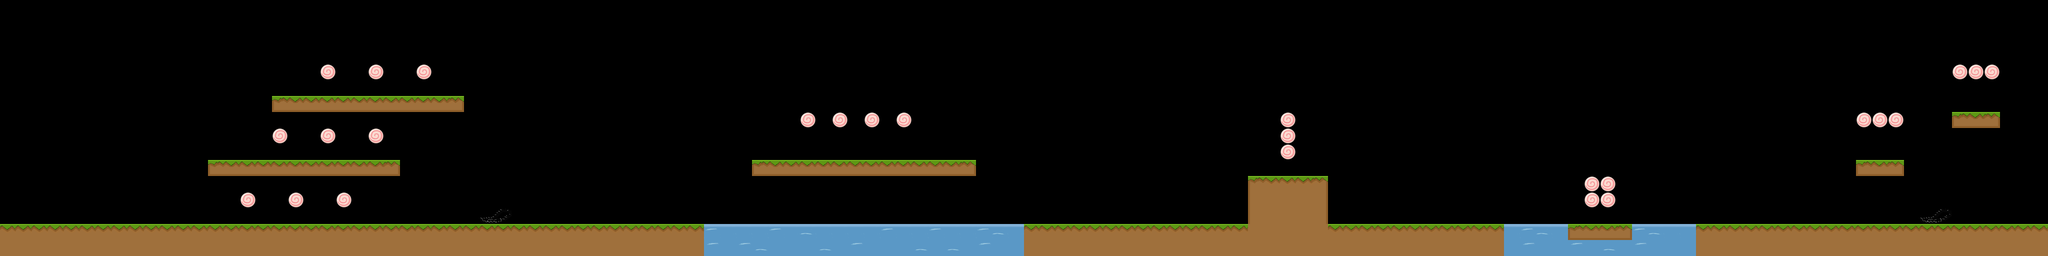

The image is a tile-based game level rendered from a .tmx file. Its description and source (layers, tilesets, objects; grid data summarised) follow:
An orthogonal 128x16 tile map with 32x32 px tiles, 1 tile layer (Tile Layer 1).

<map version="1.0" orientation="orthogonal" width="128" height="16" tilewidth="32" tileheight="32">
 <tileset firstgid="1" name="tilemap" tilewidth="32" tileheight="32">
  <image source="tilemap.png" width="256" height="256" />
  <tile id="1">
   <properties>
    <property name="blocked" value="" />
   </properties>
  </tile>
  <tile id="2">
   <properties>
    <property name="blocked" value="" />
   </properties>
  </tile>
  <tile id="3">
   <properties>
    <property name="blocked" value="" />
   </properties>
  </tile>
  <tile id="8">
   <properties>
    <property name="blocked" value="" />
   </properties>
  </tile>
  <tile id="9">
   <properties>
    <property name="blocked" value="" />
   </properties>
  </tile>
  <tile id="10">
   <properties>
    <property name="blocked" value="" />
   </properties>
  </tile>
  <tile id="11">
   <properties>
    <property name="blocked" value="" />
   </properties>
  </tile>
  <tile id="16">
   <properties>
    <property name="blocked" value="" />
   </properties>
  </tile>
  <tile id="17">
   <properties>
    <property name="blocked" value="" />
   </properties>
  </tile>
  <tile id="18">
   <properties>
    <property name="blocked" value="" />
   </properties>
  </tile>
  <tile id="19">
   <properties>
    <property name="blocked" value="" />
   </properties>
  </tile>
  <tile id="21">
   <properties>
    <property name="water" value="" />
   </properties>
  </tile>
  <tile id="22">
   <properties>
    <property name="water" value="" />
   </properties>
  </tile>
  <tile id="23">
   <properties>
    <property name="water" value="" />
   </properties>
  </tile>
  <tile id="24">
   <properties>
    <property name="blocked" value="" />
   </properties>
  </tile>
  <tile id="25">
   <properties>
    <property name="platform" value="" />
   </properties>
  </tile>
  <tile id="26">
   <properties>
    <property name="platform" value="" />
   </properties>
  </tile>
  <tile id="27">
   <properties>
    <property name="platform" value="" />
   </properties>
  </tile>
  <tile id="29">
   <properties>
    <property name="water" value="" />
   </properties>
  </tile>
  <tile id="30">
   <properties>
    <property name="water" value="" />
   </properties>
  </tile>
  <tile id="31">
   <properties>
    <property name="water" value="" />
   </properties>
  </tile>
  <tile id="32">
   <properties>
    <property name="obstacle" value="" />
   </properties>
  </tile>
  <tile id="33">
   <properties>
    <property name="obstacle" value="" />
   </properties>
  </tile>
  <tile id="40">
   <properties>
    <property name="candy" value="" />
   </properties>
  </tile>
 </tileset>
 <layer name="Tile Layer 1" width="128" height="16">
  <data>[2048 cells, 345 non-empty, 18 distinct tile ids]</data>
 </layer>
</map>